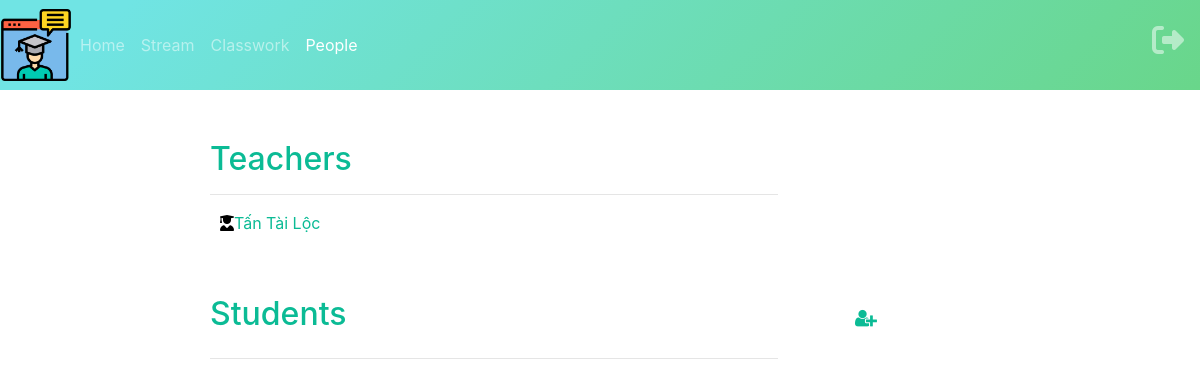
Before: /public/people.php?id=5fbcb2efe10 with the older database file.
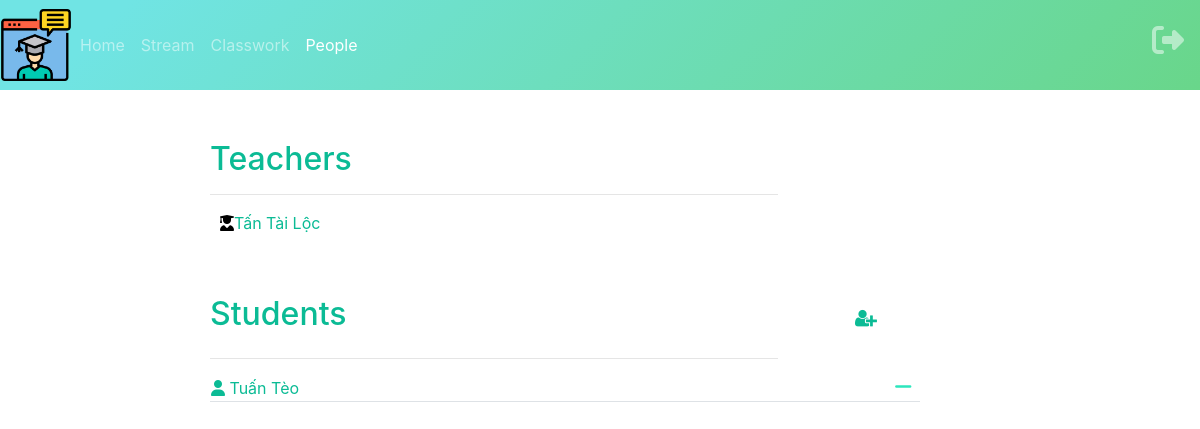
After: the same page with the newer database file.
### tables this page shows
CREATE TABLE `student_class` (
  `id_student` int(11) NOT NULL,
  `id_class` varchar(20) NOT NULL
);

CREATE TABLE `user` (
  `id` int(11) NOT NULL,
  `user_name` varchar(100) DEFAULT NULL,
  `fullname` varchar(100) DEFAULT NULL,
  `password` varchar(255) DEFAULT NULL,
  `date` date DEFAULT NULL,
  `email` varchar(100) DEFAULT NULL,
  `phone` char(15) DEFAULT NULL,
  `vkey` varchar(255) DEFAULT NULL,
  `verified` int(11) DEFAULT 0,
  `role` int(5) DEFAULT 0,
  `created_at` timestamp NULL DEFAULT NULL,
  `updated_at` timestamp NULL DEFAULT NULL ON UPDATE current_timestamp()
);

### libraries/Database.php (called while the page is built, shortened)
<?php
    class Database
    {
        public $link;
        public function __construct()
        {
            $this->link = mysqli_connect("localhost","root","","web_classroom") or die ();
            mysqli_set_charset($this->link,"utf8");
        }
        public function fetchAllCondition($table , $query)
        {
            $sql = "SELECT * FROM {$table} WHERE $query" ;
            $result = mysqli_query($this->link,$sql) or die("Lỗi Truy Vấn fetchAll " .mysqli_error($this->link));
            $data = [];
            if( $result)
            {
                while ($num = mysqli_fetch_assoc($result))
                {
                    $data[] = $num;
                }
            }
            return $data;
        }
    }
?>

### autoload/autoload.php (called while the page is built, shortened)
<?php
require_once __DIR__. "/../libraries/Database.php";
$db = new Database;
?>

### public/people.php (the view, shortened to what the changed rows need)
<?php
    require_once __DIR__. "/../autoload/autoload.php";
    $student_arr = $db -> fetchAllCondition('student_class, user', "user.id = student_class.id_student AND student_class.id_class ='".$_GET['id']."'");
?>
<!DOCTYPE html>
<html>
    <head>
        <link href="css/style.css" rel="stylesheet" type="text/css" />
        <link rel="stylesheet" href="https://maxcdn.bootstrapcdn.com/bootstrap/4.5.2/css/bootstrap.min.css">
        <link rel="stylesheet" href="https://cdnjs.cloudflare.com/ajax/libs/font-awesome/4.7.0/css/font-awesome.min.css">
    </head>
    <body>
        <div class="container-sm">
            <div class=" teacher col-lg-8">
                <table >
                    <tr>
                        <h2 >Teachers <a id="teacheradd"> <label for="showinvite"> </label> </a> </h2>
                    </tr>
                    <tr>
                        <h2 id="student"> Students <a href="#" id="teacheradd"> <label for="showinvite"> <i id="buttonteacher"  class="fa fa-user-plus"></i> </lablel> </a> </h2>
                    </tr>
                    <tr>
                        <div id="user-info">
                            <table id = "user-listing">
                                <?php
                                    foreach($student_arr as $student){
                                    ?>
                                    <tr class=" border-bottom">
                                        <td class="text-left"><i class="fas fa-user"></i>   <?= $student['fullname']?></td>
                                        <td class="text-right pr-2"><a href="./delete_student.php?student=<?= $student['id'] ?>&id=<?= $_GET['id'] ?>"><i id="buttonstudent"  class="fas fa-minus" onclick="return confirm('Are you sure you want to delete this student?');"></i></a></td>
                                    </tr>
                                <?php } ?>
                            </table>
                        </div>
                    </tr>
                </table>
            </div>
            </div>
    </body>
</html>

Changed rows visible on the page:
added student_class: user.fullname "Tuấn Tèo"
